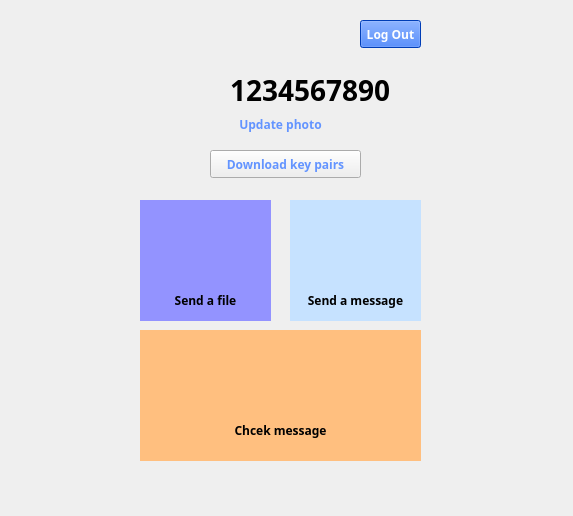
<?xml version="1.0" encoding="UTF-8"?>
<ui version="4.0">
 <class>Homepage</class>
 <widget class="QWidget" name="Homepage">
  <property name="geometry">
   <rect>
    <x>0</x>
    <y>0</y>
    <width>573</width>
    <height>516</height>
   </rect>
  </property>
  <property name="sizePolicy">
   <sizepolicy hsizetype="Preferred" vsizetype="MinimumExpanding">
    <horstretch>0</horstretch>
    <verstretch>0</verstretch>
   </sizepolicy>
  </property>
  <property name="windowTitle">
   <string>Homepage</string>
  </property>
  <widget class="QLabel" name="label_Photo">
   <property name="geometry">
    <rect>
     <x>140</x>
     <y>60</y>
     <width>81</width>
     <height>81</height>
    </rect>
   </property>
   <property name="mouseTracking">
    <bool>false</bool>
   </property>
   <property name="autoFillBackground">
    <bool>false</bool>
   </property>
   <property name="styleSheet">
    <string notr="true">image: url(:/icon/res/user.png);</string>
   </property>
   <property name="frameShape">
    <enum>QFrame::NoFrame</enum>
   </property>
   <property name="text">
    <string/>
   </property>
   <property name="alignment">
    <set>Qt::AlignCenter</set>
   </property>
   <property name="margin">
    <number>2</number>
   </property>
  </widget>
  <widget class="QPushButton" name="pushButton_Update_photo">
   <property name="geometry">
    <rect>
     <x>230</x>
     <y>110</y>
     <width>101</width>
     <height>28</height>
    </rect>
   </property>
   <property name="font">
    <font>
     <family>Arial Black</family>
     <weight>75</weight>
     <bold>true</bold>
     <kerning>true</kerning>
    </font>
   </property>
   <property name="focusPolicy">
    <enum>Qt::NoFocus</enum>
   </property>
   <property name="styleSheet">
    <string notr="true">color: rgb(99, 148, 255);</string>
   </property>
   <property name="text">
    <string>Update photo</string>
   </property>
   <property name="flat">
    <bool>true</bool>
   </property>
  </widget>
  <widget class="QLabel" name="label_Username">
   <property name="geometry">
    <rect>
     <x>230</x>
     <y>70</y>
     <width>191</width>
     <height>41</height>
    </rect>
   </property>
   <property name="font">
    <font>
     <family>Arial Black</family>
     <pointsize>21</pointsize>
     <weight>75</weight>
     <bold>true</bold>
    </font>
   </property>
   <property name="text">
    <string>1234567890</string>
   </property>
  </widget>
  <widget class="QPushButton" name="pushButton_Log_Out">
   <property name="geometry">
    <rect>
     <x>360</x>
     <y>20</y>
     <width>61</width>
     <height>28</height>
    </rect>
   </property>
   <property name="font">
    <font>
     <family>Arial Black</family>
     <weight>75</weight>
     <bold>true</bold>
    </font>
   </property>
   <property name="styleSheet">
    <string notr="true">color: rgb(255, 255, 255);
background-color: rgb(0, 85, 255);</string>
   </property>
   <property name="text">
    <string>Log Out</string>
   </property>
   <property name="flat">
    <bool>false</bool>
   </property>
  </widget>
  <widget class="QPushButton" name="pushButton_Download_Key_Pairs">
   <property name="geometry">
    <rect>
     <x>210</x>
     <y>150</y>
     <width>151</width>
     <height>28</height>
    </rect>
   </property>
   <property name="font">
    <font>
     <family>Arial Black</family>
     <weight>75</weight>
     <bold>true</bold>
    </font>
   </property>
   <property name="styleSheet">
    <string notr="true">color: rgb(99, 148, 255);</string>
   </property>
   <property name="text">
    <string>Download key pairs</string>
   </property>
   <property name="flat">
    <bool>false</bool>
   </property>
  </widget>
  <widget class="QLabel" name="label_Send_File_background">
   <property name="geometry">
    <rect>
     <x>140</x>
     <y>200</y>
     <width>131</width>
     <height>121</height>
    </rect>
   </property>
   <property name="styleSheet">
    <string notr="true">background-color: rgb(147, 147, 255);</string>
   </property>
   <property name="text">
    <string/>
   </property>
  </widget>
  <widget class="QLabel" name="label_Send_File_Icon">
   <property name="geometry">
    <rect>
     <x>170</x>
     <y>220</y>
     <width>71</width>
     <height>61</height>
    </rect>
   </property>
   <property name="styleSheet">
    <string notr="true">image: url(:/icon/res/send_file.png);</string>
   </property>
   <property name="text">
    <string/>
   </property>
  </widget>
  <widget class="QPushButton" name="pushButton_Send_File">
   <property name="geometry">
    <rect>
     <x>140</x>
     <y>290</y>
     <width>131</width>
     <height>21</height>
    </rect>
   </property>
   <property name="font">
    <font>
     <family>Arial Black</family>
     <weight>75</weight>
     <bold>true</bold>
    </font>
   </property>
   <property name="styleSheet">
    <string notr="true"/>
   </property>
   <property name="text">
    <string>Send a file</string>
   </property>
   <property name="flat">
    <bool>true</bool>
   </property>
  </widget>
  <widget class="QLabel" name="label_Send_Message_background">
   <property name="geometry">
    <rect>
     <x>290</x>
     <y>200</y>
     <width>131</width>
     <height>121</height>
    </rect>
   </property>
   <property name="styleSheet">
    <string notr="true">background-color: rgb(198, 226, 255);</string>
   </property>
   <property name="text">
    <string/>
   </property>
  </widget>
  <widget class="QLabel" name="label_Send_Message_Icon">
   <property name="geometry">
    <rect>
     <x>320</x>
     <y>220</y>
     <width>71</width>
     <height>61</height>
    </rect>
   </property>
   <property name="styleSheet">
    <string notr="true">image: url(:/icon/res/send_message.png);</string>
   </property>
   <property name="text">
    <string/>
   </property>
  </widget>
  <widget class="QPushButton" name="pushButton_Send_Message">
   <property name="geometry">
    <rect>
     <x>290</x>
     <y>290</y>
     <width>131</width>
     <height>21</height>
    </rect>
   </property>
   <property name="font">
    <font>
     <family>Arial Black</family>
     <weight>75</weight>
     <bold>true</bold>
    </font>
   </property>
   <property name="styleSheet">
    <string notr="true"/>
   </property>
   <property name="text">
    <string>Send a message</string>
   </property>
   <property name="flat">
    <bool>true</bool>
   </property>
  </widget>
  <widget class="QLabel" name="label_Check_Message_background">
   <property name="geometry">
    <rect>
     <x>140</x>
     <y>330</y>
     <width>281</width>
     <height>131</height>
    </rect>
   </property>
   <property name="styleSheet">
    <string notr="true">background-color: rgb(255, 191, 127);</string>
   </property>
   <property name="text">
    <string/>
   </property>
  </widget>
  <widget class="QLabel" name="label_Check_Message_Icon">
   <property name="geometry">
    <rect>
     <x>240</x>
     <y>350</y>
     <width>71</width>
     <height>71</height>
    </rect>
   </property>
   <property name="styleSheet">
    <string notr="true">image: url(:/icon/res/message.png);</string>
   </property>
   <property name="text">
    <string/>
   </property>
  </widget>
  <widget class="QPushButton" name="pushButton_Check_Message">
   <property name="geometry">
    <rect>
     <x>140</x>
     <y>420</y>
     <width>281</width>
     <height>21</height>
    </rect>
   </property>
   <property name="font">
    <font>
     <family>Arial Black</family>
     <weight>75</weight>
     <bold>true</bold>
    </font>
   </property>
   <property name="styleSheet">
    <string notr="true"/>
   </property>
   <property name="text">
    <string>Chcek message</string>
   </property>
   <property name="flat">
    <bool>true</bool>
   </property>
  </widget>
 </widget>
 <resources>
  <include location="res.qrc"/>
 </resources>
 <connections/>
</ui>
